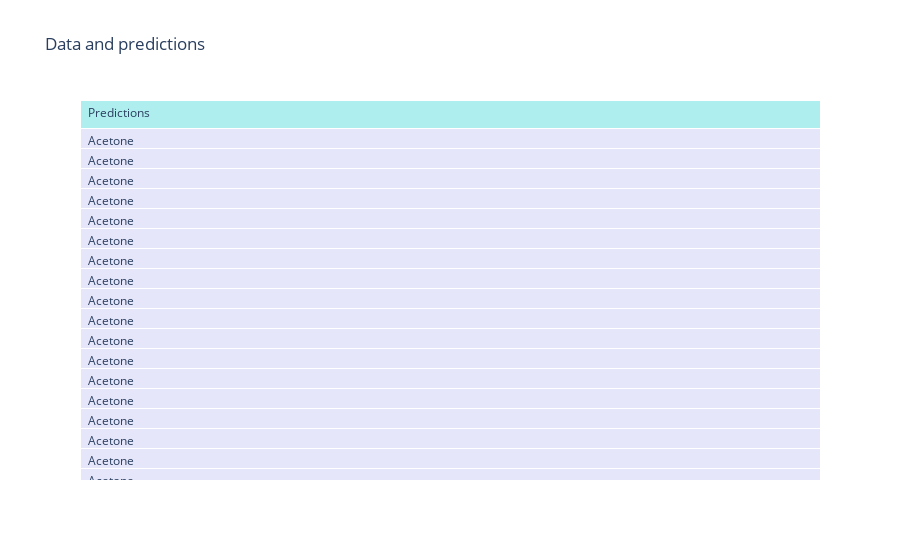
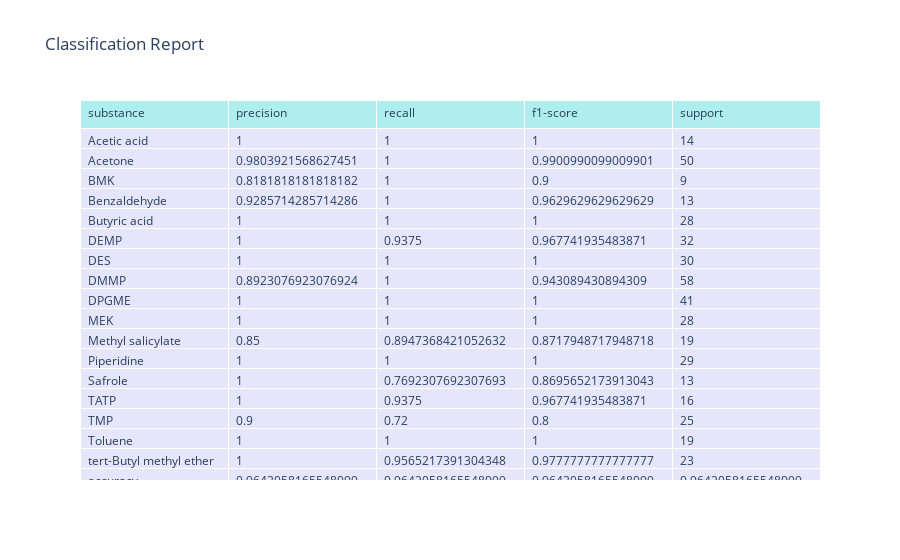
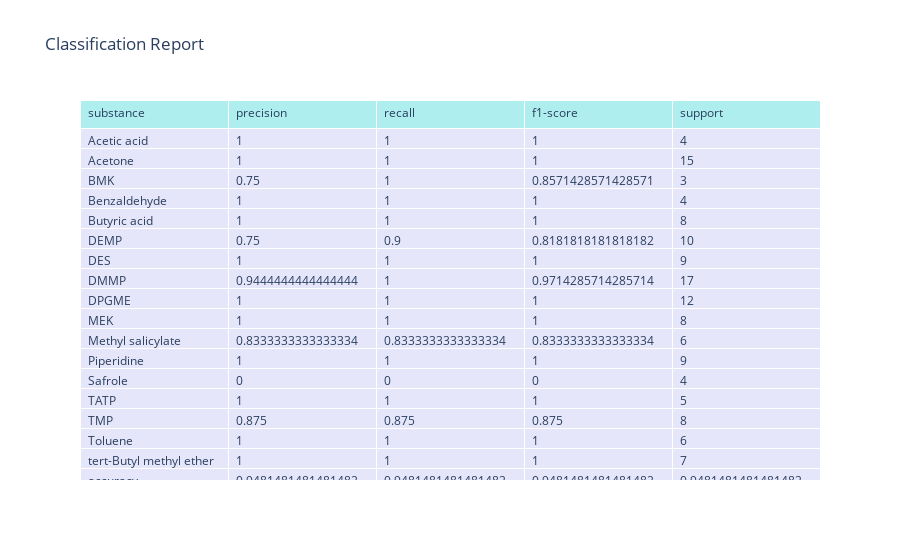

Notebook code cell kept with these figures, in order:
### Code cell
# LLDF concat

from chemfusekit.df import DFSettings, DF, Table
from chemfusekit.lr import LRSettings, LR

# Let's import a table of QEPAS data (needs SNV preprocessing)
table1 = Table(
    file_path='../tests/qepas.xlsx',
    sheet_name='Sheet1',
    class_column='Substance',
    preprocessing='snv'
)
table2 = Table(
    file_path='../tests/rt.xlsx',
    sheet_name='Sheet1',
    class_column='Substance',
    preprocessing='none'
)
df = DF(DFSettings(), [table1, table2])
df.fuse()
data = df.fused_data

# Perform KNN on the imported QEPAS data
knn_settings = KNNSettings(output='graphical', test_split=True)
knn = KNN(knn_settings, data)
knn.train()

### Figure 1 — Plotly figure (JSON) as saved in the notebook; plotly's stock layout.template omitted (floating-point values rounded to 4 significant figures; data arrays with more than 128 entries replaced by an {"elided": "..."} marker saying what was removed)
{"data": [{"cells": {"align": "left", "fill": {"color": "lavender"}, "values": {"elided": "1x447 str values"}}, "header": {"align": "left", "fill": {"color": "paleturquoise"}, "values": ["Predictions"]}, "type": "table"}], "layout": {"title": {"text": "Data and predictions"}}}

### Figure 2 — Plotly figure (JSON) as saved in the notebook; plotly's stock layout.template omitted (floating-point values rounded to 4 significant figures)
{"data": [{"cells": {"align": "left", "fill": {"color": "lavender"}, "values": [["Acetic acid", "Acetone", "BMK", "Benzaldehyde ", "Butyric acid", "DEMP", "DES", "DMMP", "DPGME", "MEK", "Methyl salicylate", "Piperidine", "Safrole", "TATP", "TMP", "Toluene", "tert-Butyl methyl ether", "accuracy", "macro avg", "weighted avg"], [1, 0.9804, 0.8182, 0.9286, 1, 1, 1, 0.8923, 1, 1, 0.85, 1, 1, 1, 0.9, 1, 1, 0.9642, 0.9629, 0.9661], [1, 1, 1, 1, 1, 0.9375, 1, 1, 1, 1, 0.8947, 1, 0.7692, 0.9375, 0.72, 1, 0.9565, 0.9642, 0.9539, 0.9642], [1, 0.9901, 0.9, 0.963, 1, 0.9677, 1, 0.9431, 1, 1, 0.8718, 1, 0.8696, 0.9677, 0.8, 1, 0.9778, 0.9642, 0.9559, 0.9634], [14, 50, 9, 13, 28, 32, 30, 58, 41, 28, 19, 29, 13, 16, 25, 19, 23, 0.9642, 447, 447]]}, "header": {"align": "left", "fill": {"color": "paleturquoise"}, "values": ["substance", "precision", "recall", "f1-score", "support"]}, "type": "table"}], "layout": {"title": {"text": "Classification Report"}}}

### Figure 3 — Plotly figure (JSON) as saved in the notebook; plotly's stock layout.template omitted (floating-point values rounded to 4 significant figures)
{"data": [{"cells": {"align": "left", "fill": {"color": "lavender"}, "values": [["Acetic acid", "Acetone", "BMK", "Benzaldehyde ", "Butyric acid", "DEMP", "DES", "DMMP", "DPGME", "MEK", "Methyl salicylate", "Piperidine", "Safrole", "TATP", "TMP", "Toluene", "tert-Butyl methyl ether", "accuracy", "macro avg", "weighted avg"], [1, 1, 0.75, 1, 1, 0.75, 1, 0.9444, 1, 1, 0.8333, 1, 0, 1, 0.875, 1, 1, 0.9481, 0.8913, 0.9245], [1, 1, 1, 1, 1, 0.9, 1, 1, 1, 1, 0.8333, 1, 0, 1, 0.875, 1, 1, 0.9481, 0.9181, 0.9481], [1, 1, 0.8571, 1, 1, 0.8182, 1, 0.9714, 1, 1, 0.8333, 1, 0, 1, 0.875, 1, 1, 0.9481, 0.9032, 0.9353], [4, 15, 3, 4, 8, 10, 9, 17, 12, 8, 6, 9, 4, 5, 8, 6, 7, 0.9481, 135, 135]]}, "header": {"align": "left", "fill": {"color": "paleturquoise"}, "values": ["substance", "precision", "recall", "f1-score", "support"]}, "type": "table"}], "layout": {"title": {"text": "Classification Report"}}}
